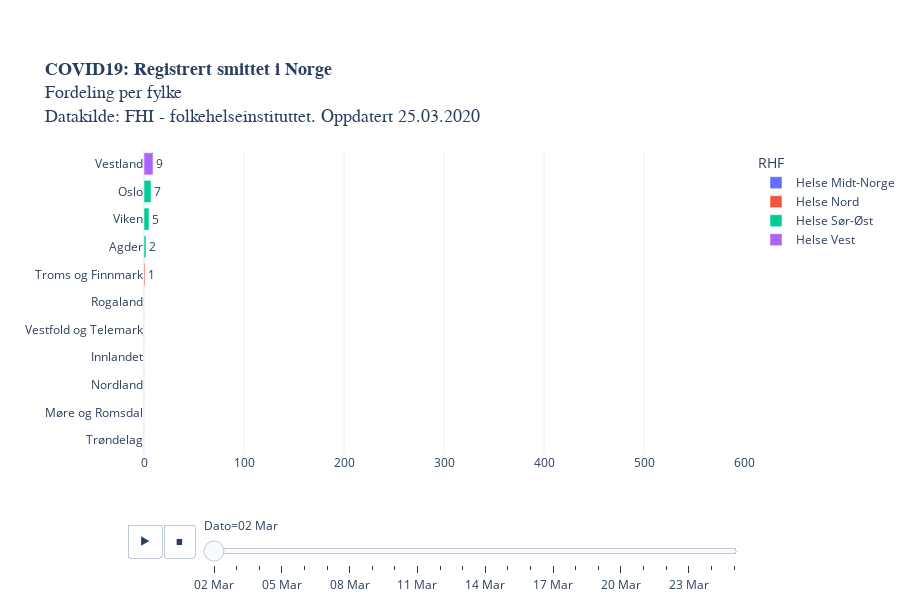

Notebook code for this chart:
### Code cell
legend = [i for i in vekst["RHF"].unique()]
legend.sort()

fig = px.bar(melted, 
             x='Registrerte smittede', y='Fylke', animation_frame="variable",
             animation_group="Fylke",
             orientation='h',
             category_orders={"RHF": legend},
             labels = {"Veksttakt": "daglig vekst (%)", "variable": "Dato"},
             color='RHF',
             text="Registrerte smittede",
             height=600,
             title = "<b>COVID19: Registrert smittet i Norge</b><br>Fordeling per fylke<br>Datakilde: FHI - folkehelseinstituttet. Oppdatert " +datetime.today().strftime('%d.%m.%Y'),
             template = "plotly_white",
             range_x=[0,600]
                 ).update_yaxes(categoryorder="total ascending")

fig.layout.coloraxis.showscale = False

fig.update_layout(
    yaxis=dict(
        separatethousands=True,
        categoryorder = 'total ascending',
        title_text="",
        fixedrange=True,
    ), xaxis=dict(fixedrange=True,
                 title_text=""),
    title_font=dict(family="Helvetica", size=18),
        margin=dict(b=150)) #bottom margin

fig.update_layout(autosize=True,
    margin=dict(l=100, r=100, t=150, b=0),
    paper_bgcolor='rgba(0, 0, 0, 0)'
    #plot_bgcolor='rgb(248, 248, 255)'    
                 )

#plotly.offline.plot(fig, filename='COVID19_fylkesutvikling_animation.html')
py.plot(fig, filename='COVID19_fylkesutvikling_animation.html', auto_open=False)
fig.show()

### Figure 1 — Plotly figure (JSON) as saved in the notebook; plotly's stock layout.template omitted (floating-point values rounded to 4 significant figures)
{"data": [{"alignmentgroup": "True", "hoverlabel": {"namelength": 0}, "hovertemplate": "RHF=Helse Midt-Norge<br>Dato=02 Mar<br>Registrerte smittede=%{text}<br>Fylke=%{y}", "ids": ["Trøndelag", "Møre og Romsdal"], "legendgroup": "Helse Midt-Norge", "marker": {"color": "#636efa"}, "name": "Helse Midt-Norge", "offsetgroup": "Helse Midt-Norge", "orientation": "h", "showlegend": true, "text": [0, 0], "textposition": "auto", "type": "bar", "x": [0, 0], "xaxis": "x", "y": ["Trøndelag", "Møre og Romsdal"], "yaxis": "y"}, {"alignmentgroup": "True", "hoverlabel": {"namelength": 0}, "hovertemplate": "RHF=Helse Nord<br>Dato=02 Mar<br>Registrerte smittede=%{text}<br>Fylke=%{y}", "ids": ["Troms og Finnmark", "Nordland"], "legendgroup": "Helse Nord", "marker": {"color": "#EF553B"}, "name": "Helse Nord", "offsetgroup": "Helse Nord", "orientation": "h", "showlegend": true, "text": [1, 0], "textposition": "auto", "type": "bar", "x": [1, 0], "xaxis": "x", "y": ["Troms og Finnmark", "Nordland"], "yaxis": "y"}, {"alignmentgroup": "True", "hoverlabel": {"namelength": 0}, "hovertemplate": "RHF=Helse Sør-Øst<br>Dato=02 Mar<br>Registrerte smittede=%{text}<br>Fylke=%{y}", "ids": ["Agder", "Innlandet", "Oslo", "Viken", "Vestfold og Telemark"], "legendgroup": "Helse Sør-Øst", "marker": {"color": "#00cc96"}, "name": "Helse Sør-Øst", "offsetgroup": "Helse Sør-Øst", "orientation": "h", "showlegend": true, "text": [2, 0, 7, 5, 0], "textposition": "auto", "type": "bar", "x": [2, 0, 7, 5, 0], "xaxis": "x", "y": ["Agder", "Innlandet", "Oslo", "Viken", "Vestfold og Telemark"], "yaxis": "y"}, {"alignmentgroup": "True", "hoverlabel": {"namelength": 0}, "hovertemplate": "RHF=Helse Vest<br>Dato=02 Mar<br>Registrerte smittede=%{text}<br>Fylke=%{y}", "ids": ["Vestland", "Rogaland"], "legendgroup": "Helse Vest", "marker": {"color": "#ab63fa"}, "name": "Helse Vest", "offsetgroup": "Helse Vest", "orientation": "h", "showlegend": true, "text": [9, 0], "textposition": "auto", "type": "bar", "x": [9, 0], "xaxis": "x", "y": ["Vestland", "Rogaland"], "yaxis": "y"}], "layout": {"autosize": true, "barmode": "relative", "coloraxis": {"showscale": false}, "height": 600, "legend": {"title": {"text": "RHF"}, "tracegroupgap": 0}, "margin": {"b": 0, "l": 100, "r": 100, "t": 150}, "paper_bgcolor": "rgba(0, 0, 0, 0)", "sliders": [{"active": 0, "currentvalue": {"prefix": "Dato="}, "len": 0.9, "pad": {"b": 10, "t": 60}, "steps": [{"args": [["02 Mar"], {"frame": {"duration": 0, "redraw": true}, "fromcurrent": true, "mode": "immediate", "transition": {"duration": 0, "easing": "linear"}}], "label": "02 Mar", "method": "animate"}, {"args": [["03 Mar"], {"frame": {"duration": 0, "redraw": true}, "fromcurrent": true, "mode": "immediate", "transition": {"duration": 0, "easing": "linear"}}], "label": "03 Mar", "method": "animate"}, {"args": [["04 Mar"], {"frame": {"duration": 0, "redraw": true}, "fromcurrent": true, "mode": "immediate", "transition": {"duration": 0, "easing": "linear"}}], "label": "04 Mar", "method": "animate"}, {"args": [["05 Mar"], {"frame": {"duration": 0, "redraw": true}, "fromcurrent": true, "mode": "immediate", "transition": {"duration": 0, "easing": "linear"}}], "label": "05 Mar", "method": "animate"}, {"args": [["06 Mar"], {"frame": {"duration": 0, "redraw": true}, "fromcurrent": true, "mode": "immediate", "transition": {"duration": 0, "easing": "linear"}}], "label": "06 Mar", "method": "animate"}, {"args": [["07 Mar"], {"frame": {"duration": 0, "redraw": true}, "fromcurrent": true, "mode": "immediate", "transition": {"duration": 0, "easing": "linear"}}], "label": "07 Mar", "method": "animate"}, {"args": [["08 Mar"], {"frame": {"duration": 0, "redraw": true}, "fromcurrent": true, "mode": "immediate", "transition": {"duration": 0, "easing": "linear"}}], "label": "08 Mar", "method": "animate"}, {"args": [["09 Mar"], {"frame": {"duration": 0, "redraw": true}, "fromcurrent": true, "mode": "immediate", "transition": {"duration": 0, "easing": "linear"}}], "label": "09 Mar", "method": "animate"}, {"args": [["10 Mar"], {"frame": {"duration": 0, "redraw": true}, "fromcurrent": true, "mode": "immediate", "transition": {"duration": 0, "easing": "linear"}}], "label": "10 Mar", "method": "animate"}, {"args": [["11 Mar"], {"frame": {"duration": 0, "redraw": true}, "fromcurrent": true, "mode": "immediate", "transition": {"duration": 0, "easing": "linear"}}], "label": "11 Mar", "method": "animate"}, {"args": [["12 Mar"], {"frame": {"duration": 0, "redraw": true}, "fromcurrent": true, "mode": "immediate", "transition": {"duration": 0, "easing": "linear"}}], "label": "12 Mar", "method": "animate"}, {"args": [["13 Mar"], {"frame": {"duration": 0, "redraw": true}, "fromcurrent": true, "mode": "immediate", "transition": {"duration": 0, "easing": "linear"}}], "label": "13 Mar", "method": "animate"}, {"args": [["14 Mar"], {"frame": {"duration": 0, "redraw": true}, "fromcurrent": true, "mode": "immediate", "transition": {"duration": 0, "easing": "linear"}}], "label": "14 Mar", "method": "animate"}, {"args": [["15 Mar"], {"frame": {"duration": 0, "redraw": true}, "fromcurrent": true, "mode": "immediate", "transition": {"duration": 0, "easing": "linear"}}], "label": "15 Mar", "method": "animate"}, {"args": [["16 Mar"], {"frame": {"duration": 0, "redraw": true}, "fromcurrent": true, "mode": "immediate", "transition": {"duration": 0, "easing": "linear"}}], "label": "16 Mar", "method": "animate"}, {"args": [["17 Mar"], {"frame": {"duration": 0, "redraw": true}, "fromcurrent": true, "mode": "immediate", "transition": {"duration": 0, "easing": "linear"}}], "label": "17 Mar", "method": "animate"}, {"args": [["18 Mar"], {"frame": {"duration": 0, "redraw": true}, "fromcurrent": true, "mode": "immediate", "transition": {"duration": 0, "easing": "linear"}}], "label": "18 Mar", "method": "animate"}, {"args": [["19 Mar"], {"frame": {"duration": 0, "redraw": true}, "fromcurrent": true, "mode": "immediate", "transition": {"duration": 0, "easing": "linear"}}], "label": "19 Mar", "method": "animate"}, {"args": [["20 Mar"], {"frame": {"duration": 0, "redraw": true}, "fromcurrent": true, "mode": "immediate", "transition": {"duration": 0, "easing": "linear"}}], "label": "20 Mar", "method": "animate"}, {"args": [["21 Mar"], {"frame": {"duration": 0, "redraw": true}, "fromcurrent": true, "mode": "immediate", "transition": {"duration": 0, "easing": "linear"}}], "label": "21 Mar", "method": "animate"}, {"args": [["22 Mar"], {"frame": {"duration": 0, "redraw": true}, "fromcurrent": true, "mode": "immediate", "transition": {"duration": 0, "easing": "linear"}}], "label": "22 Mar", "method": "animate"}, {"args": [["23 Mar"], {"frame": {"duration": 0, "redraw": true}, "fromcurrent": true, "mode": "immediate", "transition": {"duration": 0, "easing": "linear"}}], "label": "23 Mar", "method": "animate"}, {"args": [["24 Mar"], {"frame": {"duration": 0, "redraw": true}, "fromcurrent": true, "mode": "immediate", "transition": {"duration": 0, "easing": "linear"}}], "label": "24 Mar", "method": "animate"}, {"args": [["25 Mar"], {"frame": {"duration": 0, "redraw": true}, "fromcurrent": true, "mode": "immediate", "transition": {"duration": 0, "easing": "linear"}}], "label": "25 Mar", "method": "animate"}], "x": 0.1, "xanchor": "left", "y": 0, "yanchor": "top"}], "title": {"font": {"family": "Helvetica", "size": 18}, "text": "<b>COVID19: Registrert smittet i Norge</b><br>Fordeling per fylke<br>Datakilde: FHI - folkehelseinstituttet. Oppdatert 25.03.2020"}, "updatemenus": [{"buttons": [{"args": [null, {"frame": {"duration": 500, "redraw": true}, "fromcurrent": true, "mode": "immediate", "transition": {"duration": 500, "easing": "linear"}}], "label": "&#9654;", "method": "animate"}, {"args": [[null], {"frame": {"duration": 0, "redraw": true}, "fromcurrent": true, "mode": "immediate", "transition": {"duration": 0, "easing": "linear"}}], "label": "&#9724;", "method": "animate"}], "direction": "left", "pad": {"r": 10, "t": 70}, "showactive": false, "type": "buttons", "x": 0.1, "xanchor": "right", "y": 0, "yanchor": "top"}], "xaxis": {"anchor": "y", "domain": [0, 1], "fixedrange": true, "range": [0, 600], "title": {"text": ""}}, "yaxis": {"anchor": "x", "categoryorder": "total ascending", "domain": [0, 1], "fixedrange": true, "separatethousands": true, "title": {"text": ""}}}}
